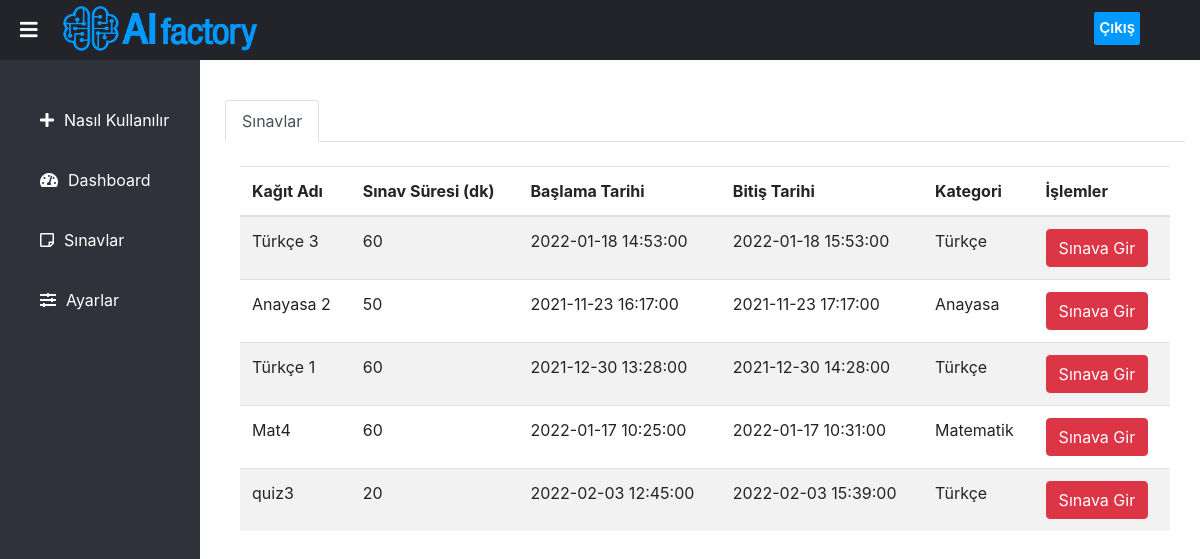
Screenshot of /Student/papers.php (signed in) with the database file from the repository.
### tables this page shows
CREATE TABLE `papers` (
  `paper_id` int(11) NOT NULL,
  `paper_name` varchar(55) NOT NULL,
  `min_pass_score` int(3) NOT NULL,
  `mark_per_question` int(3) NOT NULL,
  `paper_duration` int(11) NOT NULL,
  `start_date` datetime NOT NULL,
  `end_date` datetime NOT NULL,
  `category` varchar(20) NOT NULL,
  `questions` varchar(1000) NOT NULL
);

### Student/papers.php (the view, shortened to what this page needs)
<?php
    include_once 'sidebar.php';
    include_once '../connect.php';
?>
  <div class="content">
    <section>
        <div class="container mt-3">
            <br>
            <ul class="nav nav-tabs" id="myTab">
                <li class="nav-item">
                    <a href="#home" class="nav-link active" data-toggle="tab">Sınavlar</a>
                </li>
            </ul>
            <div class="tab-content">
                <div id="home" class="container tab-pane active">
                    <br/>
                    <table class="table table-striped">
                        <thead>
                            <tr>
                                <th scope="col">Kağıt Adı</th>
                                <th scope="col">Sınav Süresi (dk)</th>
                                <th scope="col">Başlama Tarihi</th>
                                <th scope="col">Bitiş Tarihi</th>
                                <th scope="col">Kategori</th>
                                <th scope="col">İşlemler</th>
                            </tr>
                        </thead>
                        <tbody>
                            <?php
                                $result = mysqli_query($link, "SELECT paper_id, paper_name, paper_duration, start_date, end_date, category FROM papers");
                                if($result -> num_rows > 0){
                                    while($row = mysqli_fetch_array($result)){
                                        $temp=$row['paper_id'];
                                        $s_time=strval($row['start_date']);
                            ?>
                                <tr>
                                    <td><?php echo $row['paper_name'];?></td>
                                    <td><?php echo $row['paper_duration'];?></td>
                                    <td><?php echo $s_time; ?></td>
                                    <td><?php echo $row['end_date']; ?></td>
                                    <td><?php echo $row['category']; ?></td>
                                    <td>
                                        <form method="POST" action="check.php">
                                            <a id="<?php echo $temp; ?>" class="btn btn-danger" name="enter"  href="<?php echo "check.php?paperid=".$temp ?>">Sınava Gir</a>
                                        </form>
                                </tr>
                                <?php
                                    }
                                    }else{
                                        echo "Hiç soru kağıdı bulunamadı.";
                                    }
                                ?>
                        </tbody>
                    </table>
                </div>
            </div>
        </div>
    </section>
</div>

### Styles/style.css (style rules this page uses)
body { margin: 0px; padding: 0px; font-family: 'Roboto', sans-serif; }
.content { margin-left: 210px; transition:0.5s; }
section { padding-top: 60px; height: 100vh; }

### rows the page displays
papers: paper_name "Türkçe 3", paper_duration "60", start_date "2022-01-18 14:53:00", end_date "2022-01-18 15:53:00", category "Türkçe"
papers: paper_name "Anayasa 2", paper_duration "50", start_date "2021-11-23 16:17:00", end_date "2021-11-23 17:17:00", category "Anayasa"
papers: paper_name "Türkçe 1", paper_duration "60", start_date "2021-12-30 13:28:00", end_date "2021-12-30 14:28:00", category "Türkçe"
papers: paper_name "Mat4", paper_duration "60", start_date "2022-01-17 10:25:00", end_date "2022-01-17 10:31:00", category "Matematik"
papers: paper_name "quiz3", paper_duration "20", start_date "2022-02-03 12:45:00", end_date "2022-02-03 15:39:00", category "Türkçe"
